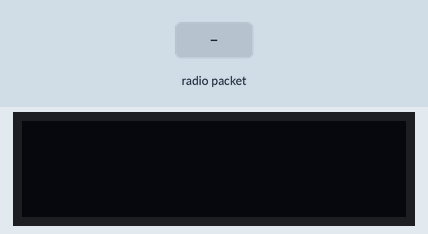
Bench run of a sketch on a simulated Arduino Uno, built with avr-gcc and run on an emulated ATmega328P. Shown: 128×32 one-colour display. The test bench sets the inputs (shaded band). No radio packets arrive unless stated; what the sketch prints to the serial monitor is not drawn.

Above: at 1.2 s.
1.3 s: radio packet "c" arrives
At 2.2 s:
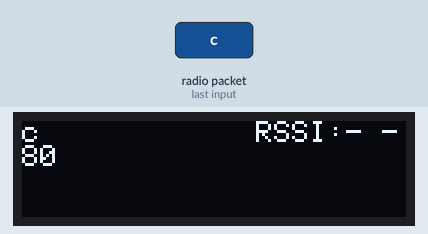
2.8 s: radio packet "1" arrives
At 3.4 s:
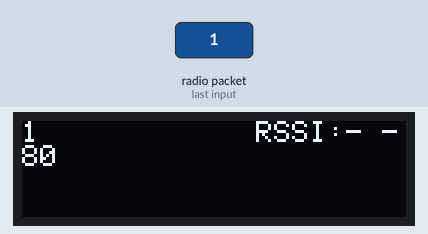
4.3 s: radio packet "c" arrives
At 5.7 s:
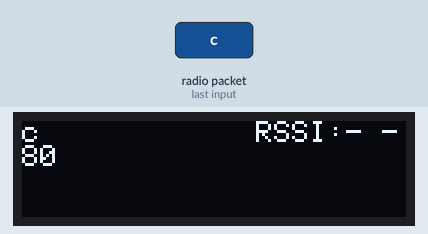
Timing chart, 0 to 7.3 s (numbered marks = the images above; inputs shaded):
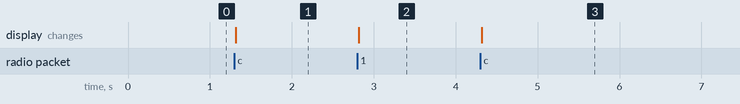

Measured:
- after the input at 1.3 s, the display: changes at once (image 1)
- after the input at 2.8 s, the display: changes at once (image 2)
- after the input at 4.3 s, the display: changes at once (image 3)

The sketch:

LoRa_Rx.ino
```cpp
// GAURAV (TECHEONICS)
#include <SPI.h>
#include <LoRa.h>
#include <Wire.h>
#include <Adafruit_GFX.h>
#include <Adafruit_SSD1306.h>

#define SCREEN_WIDTH 128 // OLED display width, in pixels
#define SCREEN_HEIGHT 32 // OLED display height, in pixels

// Declaration for an SSD1306 display connected to I2C (SDA, SCL pins)
#define OLED_RESET     4 // Reset pin # (or -1 if sharing Arduino reset pin)
Adafruit_SSD1306 display(SCREEN_WIDTH, SCREEN_HEIGHT, &Wire, OLED_RESET);

//int led = 3;
int val = 0;
int nss = 10;
int RESET = 9;
int dio0 = 2;
String full_string;
String inString = "";
int rssi;
void setup()
{
  LoRa.setPins(nss, RESET, dio0);
  Serial.begin(9600);
  display.begin(SSD1306_SWITCHCAPVCC, 0x3C);
  display.clearDisplay();
  //  pinMode(led,OUTPUT);
  while (!Serial);
  Serial.println("LoRa Receiver");
  if (!LoRa.begin(868E6)) {
    Serial.println("Starting LoRa failed!");
    while (1);
  }
  LoRa.setSpreadingFactor(12);
  LoRa.setSignalBandwidth(62.5E3);


}

void loop() {
  // try to parse packet
  int packetSize = LoRa.parsePacket();
  full_string = "";

  if (packetSize)
  {
    // received a paket
    Serial.println("");
    //Serial.println("...................................");
    Serial.println("Received packet: ");

    // read packet

    while (LoRa.available()) {
      char incoming = (char)LoRa.read();
      full_string += incoming;
      //Serial.print(incoming);
      if (incoming == 'c')
      {
        Serial.print("Error");
      }
      else
      {
        Serial.print(incoming);
      }
      rssi = LoRa.packetRssi();
      display.clearDisplay();
      display.setTextSize(1);
      display.setTextColor(WHITE);
      display.setCursor(0, 0);
      display.print(full_string);
      display.print("            RSSI:- ");
      display.println(rssi);
      display.display();
    }
    Serial.print("RSSI ");
    Serial.print(rssi);

  }
}
```
